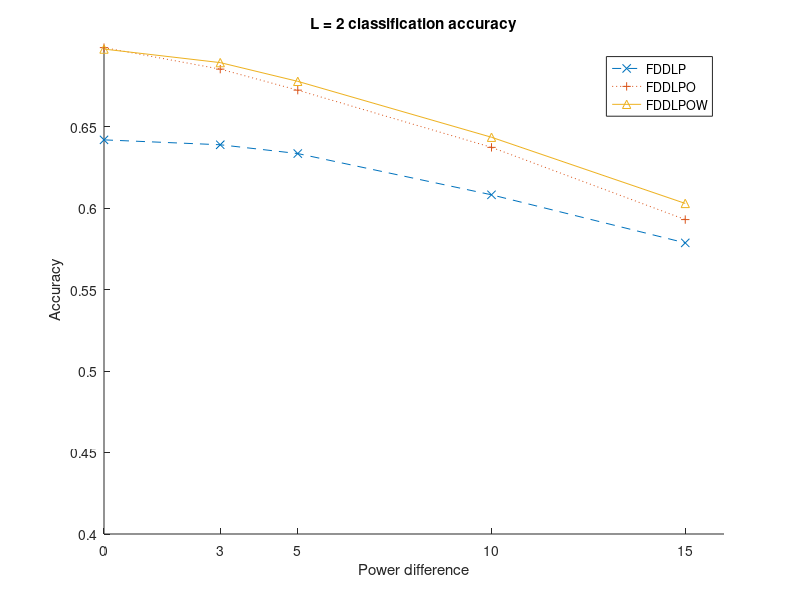

This figure's MATLAB source: (Note: this script raises an error after producing the figure.)
clear 
clc

a1 = [0.6418 0.6388 0.6334 0.6081 0.5786];
a2 = [0.6984 0.6852 0.6723 0.6372 0.5929];
a3 = [0.6975 0.6892 0.6777 0.6434 0.6028];
db = [0, 3, 5, 10, 15];
hold on
plot(db, a1, '--x');
plot(db, a2, ':+');
plot(db, a3, '-^');
legend('FDDLP', 'FDDLPO', 'FDDLPOW')
ylim([0.4, 0.70])
xticks([0, 3, 5, 10, 15])
xlabel 'Power difference'
ylabel('Accuracy')
title 'L = 2 classification accuracy'

addpath(genpath('.././fddlow'))
addpath(genpath('.././data'))
addpath(genpath('.././FDDLPOW'))

plottesting =0; % if plottesing == 1, the plot teing samples
SNR = 0; % SNR could be 2000,20, 0, -5, -10, -20, -30
fln = 1; % feature length
mixture_n = 1; % mixture_n classes mixture, = 1,2,3
cvortest = [0, 1]; % [docv, dotest] cannot be [1, 1]
pctrl.db = 3; % dynamic ratio is 0 3, 5, 10, 15 db
K = 60;
lbmd = 0.025;
mu= 0.005;
Q = 0.9;% this is wq without negative
nu = 0.03;
beta = 0.01;
SNR = 2000;
table_n = 3; % algorithm number

%% load data
[opts]=loadoptions_ESC(table_n ,K,lbmd,mu,Q*K,nu, beta);    
load(opts.Dictnm,'Dict','opts')
if exist('Dict')==1
    Dict_mix = Dict; % if loading FDDL
end 
D = Dict_mix.D;
W = Dict_mix.W;
Z = Dict_mix.Z;
if isfield(Dict_mix, 'U')
    U = Dict_mix.U;
end
if isfield(Dict_mix, 'V')
    V = Dict_mix.V;
    Delta = Dict_mix.Delta;
end
[Database] = load_ESC(mixture_n, SNR, pctrl);
C = max(Database.tr_label); % how many classes
if plottesting == 1
 Z = sparsecoding_mix_cv(Dict_mix, Database, opts);
end


%% MDS / PCA
%{ 
Cn = size(Dict_mix.Z, 2)/C; % how many sampless per classes/combinations
temp = aoos(Dict_mix.Z(:,1:end), fln, size(Dict_mix.Z, 2));
% temp = Dict_mix.Z(:,1:f:1200*n);
X0 = W'*temp;
cnt = Cn/fln; % feature length is 4
xbar = (W'*Dict_mix.Z-mean(W'*Dict_mix.Z,2));
[u,s,v] = svd(xbar*xbar');
Vq= v(:,1:3);

PCA =Vq'*X0;
symbolpool = {'*', 'o', 'h', 's', 'd', '^', 'p', '.', '+', 'x', '>'};
c = combnk(1:C,mixture_n);
nn = size(Z,2)/size(c,1)/mixture_n; % how many samples per combo
if plottesting == 1
    jjmax = size(c,1);
else
    jjmax = 1;
end
axislimits = [-1 1 -1 1 -1 1];
for jj = 1:jjmax
    figure
    plot3(PCA(1,1:cnt),PCA(2,1:cnt),PCA(3,1:cnt), symbolpool{1})
    grid on
    grid minor
    hold on
    for ii = 2:C        
        plot3(PCA(1,1+(ii-1)*cnt:ii*cnt),PCA(2,1+(ii-1)*cnt:ii*cnt),PCA(3,1+(ii-1)*cnt:ii*cnt),symbolpool{ii})       
    end    
%     axis(axislimits)
    %  plot the testing data
    if plottesting == 1
        temp = aoos(Z(:,1+ nn*(jj-1):nn*jj), fln, nn);
        X = Vq'*W'*temp;    
        plot3(X(1,1:end),X(2,1:end),X(3,1:end),'x')
    end
    legend ('Chainsaw','Clock tick','Cracking fire','Crying baby',...
        'Dog','Helicopter','Rain','Rooster','Sea waves','Sneezing', num2str(c(jj,:)))    
    % savefig(h,[num2str(c(jj,:)),'.fig'])    
    set(gcf,'color','w');
end
% close all
%}


